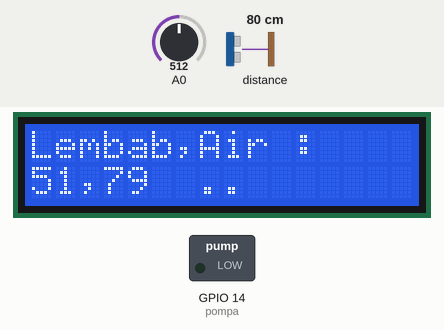
The sketch below on a simulated ESP8266 (NodeMCU). On the bench: 16×2 character LCD, switched loads named in the sketch (green lamp = pin HIGH). Wiring (inferred from the names in the program): ultrasonic range finder: trigger GPIO 2; echo GPIO 0. The inputs (shaded band) are chosen by the test bench; at power-on: distance to the obstacle 80 cm, A0 = 512. The echo pulse lasts 58.3 µs per cm; WiFi joins after 1.5 s; servers stay silent unless stated; uploads are accepted with an empty reply; pins used as bus, display or sensor lines are not drawn; what the sketch prints to the serial monitor is not drawn.

Above: at 4.9 s.
5.0 s: distance to the obstacle set to 2 cm
At 6.1 s:
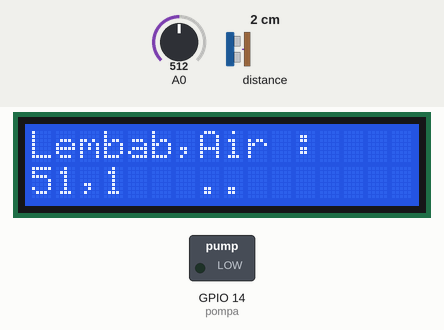
6.5 s: A0 set to 104
At 7.2 s:
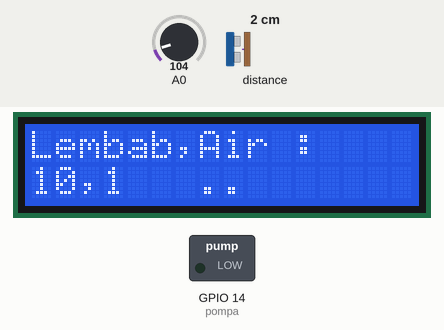
8.1 s: A0 set to 92
At 9.3 s:
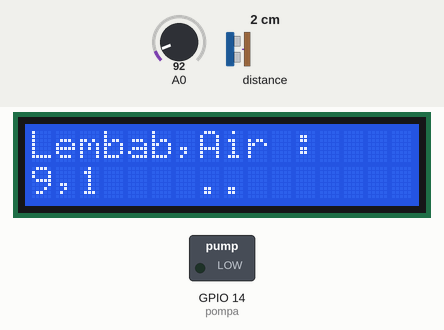
9.6 s: distance to the obstacle set to 4 cm
At 10.5 s:
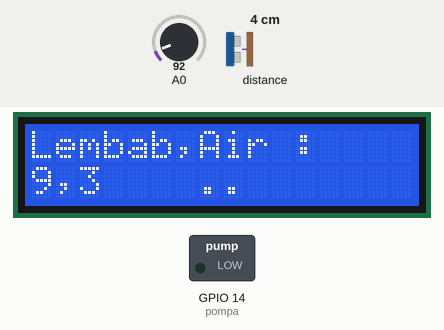
11.1 s: distance to the obstacle set to 9 cm
At 11.5 s:
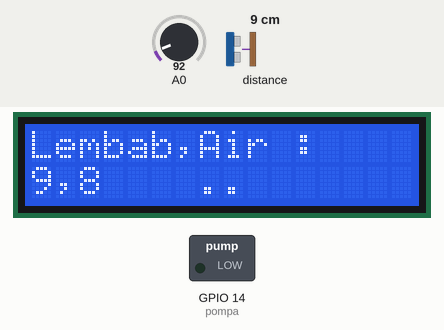
12.7 s: A0 set to 122
At 13.8 s:
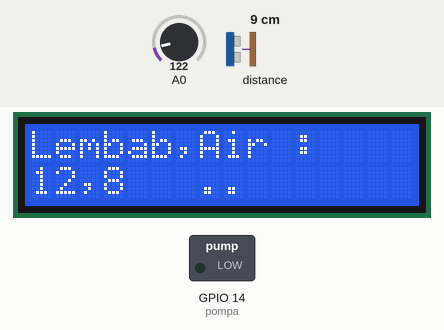
Timing chart, 0 to 15.2 s (numbered marks = the images above; inputs shaded):
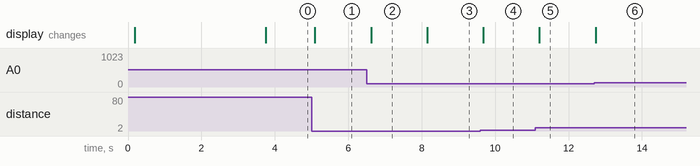

Measured:
- the behaviour switches between 100 and 99 on A0 (found by bisection; images 2 and 3)
- after the input at 5.0 s, the display: changes after 0.09 s (image 1)
- after the input at 6.5 s, the display: changes after 0.12 s (image 2)
- after the input at 8.1 s, the display: changes after 0.05 s (image 3)
- after the input at 9.6 s, the display: changes after 0.08 s (image 4)
- after the input at 11.1 s, the display: changes after 0.11 s (image 5)
- after the input at 12.7 s, the display: changes at once (image 6)

The sketch:

esp_request.ino
```cpp
  #include <string.h>
  #include <Wire.h>
  #include <LiquidCrystal_I2C.h>
  #include <ESP8266WiFi.h>
  #include <WiFiClientSecure.h>
  #include <WiFiUdp.h>

#include <ESP8266HTTPClient.h>
#include <ArduinoJson.h>
#include <string.h>

  // nyambung wifi
  char ssid[] = "MEIDA";  //  SSID WIFI
  char password[] = "vitoganteng";  // password WIFI

  // variable ultrasonik
  const int trigPin = 2;  //D4
  const int echoPin = 0;  //D3
  const int pompa   = 14;

  // defines variables ultrasionik
  long duration;
  int distance;

  //variabel soil
  int sense_Pin = 0;  // Soil Sensor input at Analog PIN A0
  int value = 0;
  String pstatus;
  //fungsi i2c
  LiquidCrystal_I2C lcd(0x27, 16, 2);

  void setup()
  {
    Serial.begin(9600);
    lcd.begin();

    //memulai koneksi
    WiFi.mode(WIFI_STA);
    WiFi.disconnect();
    delay(100);

    Serial.print("Connecting Wifi: ");
    Serial.println(ssid);
    WiFi.begin(ssid, password);

    //selama wifi tidak tersambung menjalankan perintah while ini
    while (WiFi.status() != WL_CONNECTED)
    {
      Serial.print(".");
      lcd.setCursor(0, 0);
      lcd.print("Menyambung");
      lcd.setCursor(0, 1);
      lcd.print("ke wifi..");
      delay(500);
    }

    //ketika sudah tersambung
    Serial.println("");
    Serial.println("WiFi tersambung");
    Serial.print("IP address: ");
    Serial.println(WiFi.localIP());

    //mendefinisikan sebagai input dan output pin ultrasonnik
    pinMode(trigPin, OUTPUT); // Sets the trigPin as an Output
    pinMode(echoPin, INPUT);  // Sets the echoPin as an Input

    pinMode(pompa, OUTPUT);
    delay(2000);
  }

  void loop()
  {
    //xx
    digitalWrite(trigPin, LOW);
    delayMicroseconds(2);

    // Sets the trigPin on HIGH state for 10 micro seconds
    digitalWrite(trigPin, HIGH);
    delayMicroseconds(10);
    digitalWrite(trigPin, LOW);

    // Reads the echoPin, returns the sound wave travel time in microseconds
    duration = pulseIn(echoPin, HIGH);

    // Calculating the distance
    distance = duration *0.034 / 2;
    // Prints the distance on the Serial Monitor
    Serial.println(distance);

    //batas
    Serial.print("MOISTURE LEVEL : ");
    value = analogRead(sense_Pin);
    value = value / 10;


    lcd.setCursor(0, 0);
    lcd.print("Lembab,Air :");
    lcd.setCursor(0, 1);
    lcd.println(String(value) + "," + String(distance));

//    if(distance<5){
//      digitalWrite(pompa, HIGH);
//    }else
//    {
//      digitalWrite(pompa, LOW);
//    }


    HTTPClient http;
  http.begin("http://ec2-18-208-181-162.compute-1.amazonaws.com/restapi8/api/product/read_one.php?id=60");
  http.addHeader("Content-Type", "application/x-www-form-urlencoded");
  int httpCode = http.GET();
  String payload = http.getString();
  http.writeToStream(&Serial);
    if(httpCode == 200)
  {
    // Allocate JsonBuffer
    // Use arduinojson.org/assistant to compute the capacity.
    const size_t capacity = JSON_OBJECT_SIZE(3) + JSON_ARRAY_SIZE(2) + 60;
    DynamicJsonBuffer jsonBuffer(capacity);

   // Parse JSON object
    JsonObject& root = jsonBuffer.parseObject(payload);
    if (!root.success()) {
      Serial.println(F("Parsing failed!"));
      return;
    }

    // Decode JSON/Extract values
    Serial.println(F("Response:"));

    pstatus = root["name"].as<char*>();

    Serial.println(pstatus);
    Serial.println(root["price"].as<char*>());

  }else
  {
    Serial.println("Error in response");
  }

  http.end();

  if(pstatus=="LOW"){
  digitalWrite(pompa, LOW);
  }else{
    digitalWrite(pompa, HIGH);
  }
    String json = "{\"id\":\"60\",\"name\":"+String(pstatus)+",\"price\":"+String(distance)+",\"description\":\"gps\",\"category_id\":\"1\",\"created\":\"gps\"}";


  http.begin("http://ec2-18-208-181-162.compute-1.amazonaws.com/restapi8/api/product/update.php");
  http.addHeader("Content-Type", "application/x-www-form-urlencoded");
  http.POST(json);
  http.writeToStream(&Serial);
  http.end();


    delay(1500);
  }
```
